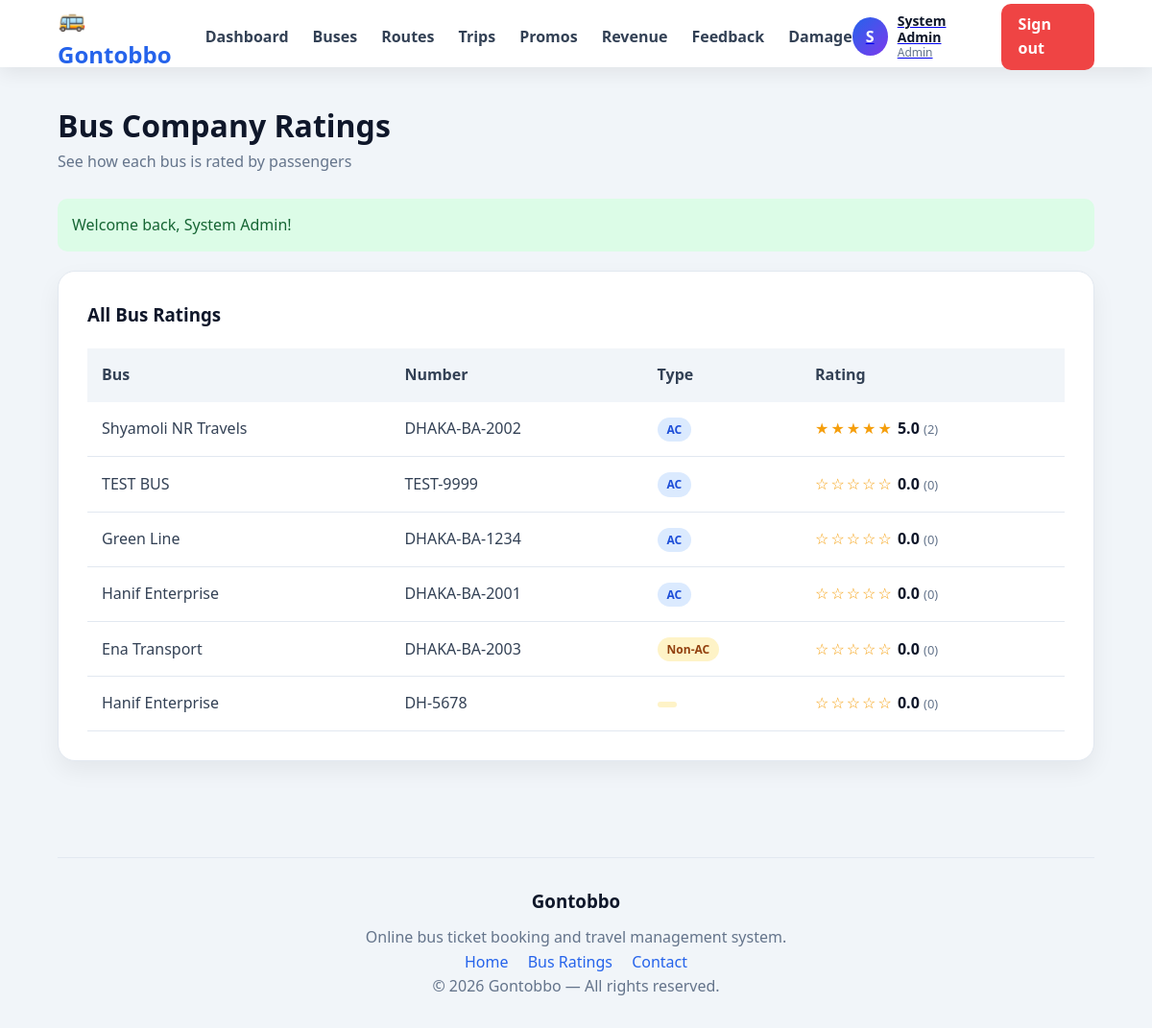
Page /index.php?page=passenger&action=busratings (signed in) on the committed database.
### tables this page shows
CREATE TABLE `buses` (
  `bus_id` int(11) NOT NULL,
  `bus_number` varchar(30) DEFAULT NULL,
  `name` varchar(100) DEFAULT NULL,
  `type` enum('AC','Non-AC') DEFAULT NULL,
  `total_seats` int(11) DEFAULT NULL,
  `status` enum('active','maintenance') DEFAULT NULL,
  `service_trip_limit` int(11) DEFAULT NULL,
  `trips_since_service` int(11) DEFAULT 0
);

### models/review_model.php (called while the page is built, shortened)
<?php
function get_all_bus_ratings()
{
    global $conn;
    $sql = "
        SELECT
            b.bus_id, b.name AS bus_name, b.bus_number, b.type AS bus_type,
            COALESCE(AVG(rv.rating), 0) AS avg_rating,
            COUNT(rv.review_id) AS review_count
        FROM buses b
        LEFT JOIN reviews rv ON rv.bus_id = b.bus_id
        GROUP BY b.bus_id
        ORDER BY avg_rating DESC, review_count DESC
    ";
    $result = mysqli_query($conn, $sql);
    $ratings = [];
    while ($row = mysqli_fetch_assoc($result)) {
        $ratings[] = $row;
    }
    return $ratings;
}

### views/passenger/busratings.php (the view)
<?php require __DIR__ . '/../partials/header.php'; ?>
<section class="card">
    <h3 class="card-title">All Bus Ratings</h3>
    <?php if (empty($ratings)): ?>
        <p class="muted-text">No buses found.</p>
    <?php else: ?>
        <table class="data-table">
            <thead>
                <tr>
                    <th>Bus</th>
                    <th>Number</th>
                    <th>Type</th>
                    <th>Rating</th>
                </tr>
            </thead>
            <tbody>
                <?php foreach ($ratings as $bus): ?>
                    <tr>
                        <td><?= esc($bus['bus_name']) ?></td>
                        <td><?= esc($bus['bus_number']) ?></td>
                        <td><span class="badge badge-<?= $bus['bus_type'] === 'AC' ? 'ac' : 'nonac' ?>"><?= esc($bus['bus_type']) ?></span></td>
                        <td><?= star_rating_html($bus['avg_rating'], $bus['review_count']) ?></td>
                    </tr>
                <?php endforeach; ?>
            </tbody>
        </table>
    <?php endif; ?>
</section>
<?php require __DIR__ . '/../partials/footer.php'; ?>

### helpers/helpers.php (shortened to what this page needs)
<?php
function esc($value)
{
    return htmlspecialchars(
        (string) ($value ?? ''),
        ENT_QUOTES,
        'UTF-8'
    );
}
function star_rating_html($avg, $count = null)
{
    $avg  = (float) $avg;
    $full = (int) round($avg);
    $html = '<span class="stars" aria-label="' . esc(number_format($avg, 1)) . ' out of 5">';
    for ($i = 1; $i <= 5; $i++) {
        $html .= $i <= $full ? '&#9733;' : '&#9734;';
    }
    $html .= '</span> <span class="rating-number">' . esc(number_format($avg, 1)) . '</span>';
    if ($count !== null) {
        $html .= ' <span class="rating-count">(' . esc($count) . ')</span>';
    }
    return $html;
}

### assets/css/style.css (style rules this page uses)
:root { --primary: #2563eb; --secondary: #7c3aed; --dark: #0f172a; --text: #334155; --light: #f8fafc; --border: #e2e8f0; --success: #16a34a; --danger: #dc2626; }
* { box-sizing: border-box; margin: 0; padding: 0; }
html, body { height: 100%; }
body { font-family: "Segoe UI", Arial, sans-serif; background: #f1f5f9; color: var(--text); line-height: 1.6; min-height: 100vh; }
.app-body { min-height: 100vh; display: flex; flex-direction: column; }
.card { background: white; padding: 30px; border-radius: 18px; margin-bottom: 25px; border: 1px solid var(--border); box-shadow: 0 10px 25px rgba(0, 0, 0, 0.06); animation: fade 0.5s ease; }
.card-title { margin-bottom: 20px; color: var(--dark); }
.data-table { width: 100%; border-collapse: collapse; }
.data-table th { background: #f1f5f9; padding: 15px; text-align: left; }
.data-table td { padding: 15px; border-bottom: 1px solid var(--border); }
.badge { display: inline-block; padding: 3px 10px; border-radius: 999px; font-size: 12px; font-weight: 700; vertical-align: middle; }
.badge-ac { background: #dbeafe; color: #1d4ed8; }
.badge-nonac { background: #fef3c7; color: #92400e; }
.stars { color: #f59e0b; letter-spacing: 2px; }
.rating-number { font-weight: 700; color: var(--dark); }
.rating-count { color: #64748b; font-size: 13px; }

### rows in the picture
buses: name "Shyamoli NR Travels", bus_number "DHAKA-BA-2002", type "AC", review_count "★★★★★", avg "5.0", count "2"
buses: name "TEST BUS", bus_number "TEST-9999", type "AC", review_count "☆☆☆☆☆", avg "0.0", count "0"
buses: name "Green Line", bus_number "DHAKA-BA-1234", type "AC", review_count "☆☆☆☆☆", avg "0.0", count "0"
buses: name "Hanif Enterprise", bus_number "DHAKA-BA-2001", type "AC", review_count "☆☆☆☆☆", avg "0.0", count "0"
buses: name "Ena Transport", bus_number "DHAKA-BA-2003", type "Non-AC", review_count "☆☆☆☆☆", avg "0.0", count "0"
buses: name "Hanif Enterprise", bus_number "DH-5678", review_count "☆☆☆☆☆", avg "0.0", count "0"

### other values in the picture
APP_NAME "Gontobbo"
substr($navUser['name'] ?? 'U', 0, 1) "S"
$navUser['name'] "System Admin"
$role "Admin"
$pageHeading "Bus Company Ratings"
$pageSub "See how each bus is rated by passengers"
$flash['message'] "Welcome back, System Admin!"
